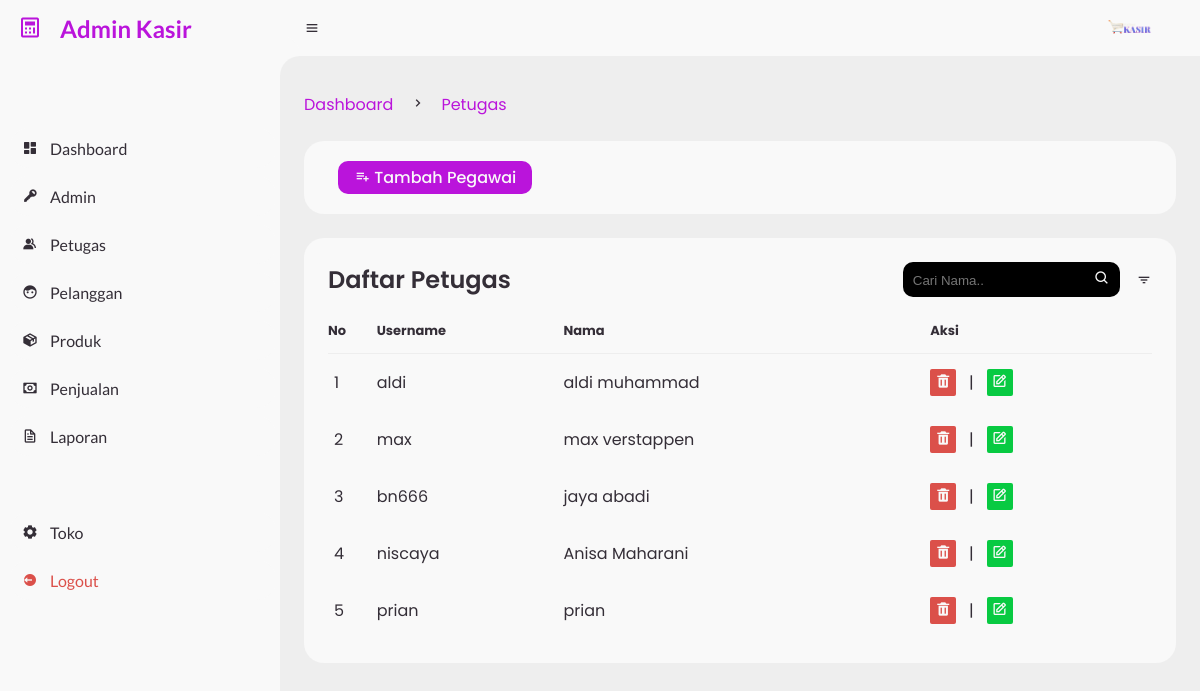
The app's page /admin/?page=petugas/crud_pegawai (signed in) with its own data.
### tables this page shows
CREATE TABLE `organisasi` (
  `id` int NOT NULL,
  `username` varchar(50) NOT NULL,
  `nama` text NOT NULL,
  `password` varchar(15) NOT NULL,
  `level` varchar(20) NOT NULL
);

### admin/petugas/crud_pegawai.php (the view, shortened to what this page needs)
<?php
function pegawai($query)
{
    global $koneksi;
    $result = mysqli_query($koneksi, $query);
    $rows = [];
    while ($row = mysqli_fetch_assoc($result)) {
        $rows[] = $row;
    }
    return $rows;
}
$hasil = pegawai("SELECT * FROM organisasi WHERE level='pegawai'");
?>
<main>
    <div class="head-title">
        <div class="left">
            <ul class="breadcrumb">
                <li>
                    <a href="?page=dashboard" class="active">Dashboard</a>
                </li>
                <li><i class='bx bx-chevron-right'></i></li>
                <li>
                    <a class="active" href="#">Petugas</a>
                </li>
            </ul>
        </div>
    </div>
    <div class="table-data">
        <div class="order">
            <a href="#divOne" class="btn-tambah">
                <i class='bx bx-list-plus'></i>
                <span class="text">Tambah Pegawai</span>
            </a>
        </div>
    </div>
    <div class="table-data">
        <div class="order">
            <div class="head">
                <h3>Daftar Petugas
                </h3>
                <span class="btn-cari">
                    <input type="text" id="myInput" class="cari" onkeyup="myFunction()" placeholder="Cari Nama.." title="Type in a name">
                    <i class="bx bx-search"></i>
                </span>
                <i class='bx bx-filter'></i>
            </div>
            <table id="myTable">
                <thead class="header">
                    <tr>
                        <th>No</th>
                        <th>Username</th>
                        <th>Nama</th>
                        <th>Aksi</th>
                    </tr>
                </thead>
                <tbody>
                    <?php $count = 1; ?>
                    <?php foreach ($hasil as $pegawai_data) : ?>
                        <tr>
                            <td><?php echo $count ?></td>
                            <td><?php echo $pegawai_data['username']; ?></td>
                            <td><?php echo $pegawai_data['nama']; ?></td>
                            <td>
                                <a href="?page=petugas/hapus&id=<?php echo $pegawai_data['id'] ?>" class="hapus" onclick="return confirm('Yakin Di Hapus')"><i class='bx bxs-trash'></i></a>
                                &nbsp; | &nbsp;
                                <a href="?page=petugas/edit&id=<?php echo $pegawai_data['id'] ?>" class="edit"><i class='bx bx-edit'></i></a>
                            </td>
                        </tr>
                        <?php $count++; ?>
                    <?php endforeach; ?>
                </tbody>
            </table>
        </div>
    </div>
</main>

### css/style.css (style rules this page uses)
* { margin: 0; padding: 0; box-sizing: border-box; }
a { text-decoration: none; }
li { list-style: none; }
:root { --poppins: 'Poppins', sans-serif; --lato: 'Lato', sans-serif; --light: #F9F9F9; --blue: #ba14db; --light-blue: #CFE8FF; --grey: #eee; --dark-grey: #AAAAAA; --dark: #342E37; --red: #DB504A; --yellow: #FFCE26; --light-yellow: #FFF2C6; --orange: #FD7238; --light-orange: #FFE0D3; --green: #08ca42; --dark-green: #074e1c; }
html { overflow-x: hidden; }
body { background: var(--grey); overflow-x: hidden; }
#content main .hapus { background-color: var(--red); color: var(--light); padding: 2px 5px; border-radius: 2px; }
#content main .edit { background-color: var(--green); color: var(--light); padding: 2px 5px; border-radius: 2px; }
#content main { width: 100%; padding: 36px 24px; font-family: var(--poppins); max-height: calc(100vh - 56px); overflow-y: auto; }
#content main .head-title { display: flex; align-items: center; justify-content: space-between; grid-gap: 16px; flex-wrap: wrap; }
#content main .head-title .left .breadcrumb { display: flex; align-items: center; grid-gap: 16px; }
#content main .head-title .left .breadcrumb li { color: var(--dark); }
#content main .head-title .left .breadcrumb li a { color: var(--dark-grey); pointer-events: none; }
#content main .head-title .left .breadcrumb li a.active { color: var(--blue); pointer-events: unset; }
#content main .table-data { display: flex; flex-wrap: wrap; grid-gap: 24px; margin-top: 24px; width: 100%; color: var(--dark); }
#content main .table-data>div { border-radius: 20px; background: var(--light); padding: 24px; overflow-x: auto; }
#content main .table-data .head { display: flex; align-items: center; grid-gap: 16px; margin-bottom: 24px; }
#content main .table-data .head h3 { margin-right: auto; font-size: 24px; font-weight: 600; }
#content main .table-data .head .bx { cursor: pointer; }
#content main .table-data .order { flex-grow: 1; flex-basis: 500px; }
#content main .table-data .order table { width: 100%; border-collapse: collapse; }
#content main .table-data .order table th { padding-bottom: 12px; font-size: 13px; text-align: left; border-bottom: 1px solid var(--grey); }
#content main .table-data .order table td { padding: 16px 0; }
#content main .table-data .order table tr td:first-child { display: flex; align-items: center; grid-gap: 12px; padding-left: 6px; }
#content main .btn-cari .cari { background: black; color: white; border: none; }
#content main .btn-cari { padding: 5px 10px; border-radius: 10px; background: black; color: var(--light); justify-content: center; align-items: center; grid-gap: 100px; font-weight: 500; margin-left: 10px; }
#content main .btn-tambah { height: 40px; padding: 5px 16px; border-radius: 10px; background: var(--blue); color: var(--light); justify-content: center; align-items: center; grid-gap: 100px; font-weight: 500; margin-left: 10px; }

### records on screen
organisasi: username "aldi", nama "aldi muhammad"
organisasi: username "max", nama "max verstappen"
organisasi: username "bn666", nama "jaya abadi"
organisasi: username "niscaya", nama "Anisa Maharani"
organisasi: username "prian", nama "prian"
